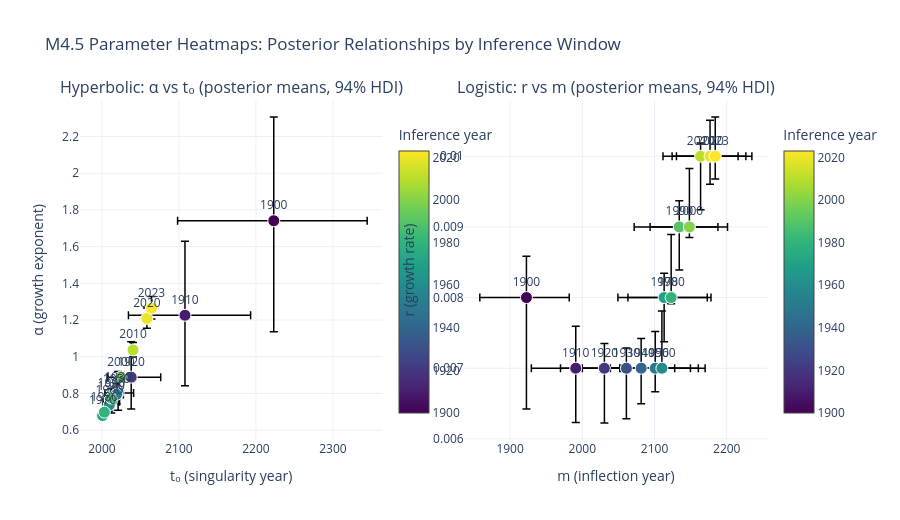

The cell this chart's notebook holds for it:
### Markdown cell above
### M4.5 Parameter Heatmaps

Placeholder: visualize posterior relationships (for example, $\alpha$ versus $t_0$) and corresponding logistic parameter interactions.

### Code cell
def plot_parameter_heatmap(
    logistic_idatas: Dict[int, az.InferenceData],
    hyperbolic_rolling_results: pd.DataFrame,
) -> go.Figure:
    """
    Visualize posterior parameter relationships for both models.

    Left: Hyperbolic α vs t0 scatter from rolling windows (posterior means + HDI bars).
      Right: Logistic r vs m_norm scatter from NUTS windows (posterior means + HDI bars).
    """
    hyp = hyperbolic_rolling_results.loc[
        hyperbolic_rolling_results["hdi_available"]
    ].sort_values("inference_year")

    log_rows = []
    for year, idata in logistic_idatas.items():
        try:
            vars_ = list(idata.posterior.data_vars)
            def _rv(name: str) -> str:
                if name in vars_:
                    return name
                matches = [v for v in vars_ if v.endswith(f"::{name}")]
                return matches[0] if matches else name

            r_var, m_norm_var = _rv("r"), _rv("m_norm")
            s = az.summary(idata, var_names=[r_var, m_norm_var], kind="stats")
            r_hdi = az.hdi(idata, var_names=[r_var], hdi_prob=0.94)[r_var].values
            m_norm_hdi = az.hdi(idata, var_names=[m_norm_var], hdi_prob=0.94)[m_norm_var].values
            log_rows.append({
                "inference_year": int(year),
                "r": float(s.loc[r_var, "mean"]),
                "r_lower": float(r_hdi[0]), "r_upper": float(r_hdi[1]),
                "m_norm": float(s.loc[m_norm_var, "mean"]),
                "m_norm_lower": float(m_norm_hdi[0]), "m_norm_upper": float(m_norm_hdi[1]),
            })
        except Exception:
            pass

    log_df = pd.DataFrame(log_rows).sort_values("inference_year")

    from plotly.subplots import make_subplots
    fig = make_subplots(
        rows=1, cols=2,
        subplot_titles=(
            "Hyperbolic: α vs t₀ (posterior means, 94% HDI)",
            "Logistic: r vs m_norm (posterior means, 94% HDI)",
        ),
        horizontal_spacing=0.12,
    )

    colorscale = "Viridis"

    # --- Panel 1: Hyperbolic α vs t0 ---
    if not hyp.empty:
        fig.add_trace(go.Scatter(
            x=hyp["t0"],
            y=hyp["alpha"],
            mode="markers+text",
            marker=dict(
                size=12,
                color=hyp["inference_year"],
                colorscale=colorscale,
                showscale=True,
                colorbar=dict(title="Inference year", x=0.45, len=0.9),
                line=dict(width=1, color="white"),
            ),
            text=hyp["inference_year"].astype(str),
            textposition="top center",
            error_x=dict(
                type="data",
                symmetric=False,
                array=(hyp["t0_upper"] - hyp["t0"]).tolist(),
                arrayminus=(hyp["t0"] - hyp["t0_lower"]).tolist(),
                thickness=1.5, width=4,
            ),
            error_y=dict(
                type="data",
                symmetric=False,
                array=(hyp["alpha_upper"] - hyp["alpha"]).tolist(),
                arrayminus=(hyp["alpha"] - hyp["alpha_lower"]).tolist(),
                thickness=1.5, width=4,
            ),
            name="Hyperbolic windows",
            hovertemplate=(
                "Year: %{text}<br>t0: %{x:.1f}<br>α: %{y:.3f}<extra></extra>"
            ),
        ), row=1, col=1)
        fig.update_xaxes(title_text="t₀ (singularity year)", row=1, col=1)
        fig.update_yaxes(title_text="α (growth exponent)", row=1, col=1)

    # --- Panel 2: Logistic r vs m_norm ---
    if not log_df.empty:
        fig.add_trace(go.Scatter(
            x=log_df["m_norm"],
            y=log_df["r"],
            mode="markers+text",
            marker=dict(
                size=12,
                color=log_df["inference_year"],
                colorscale=colorscale,
                showscale=True,
                colorbar=dict(title="Inference year", x=1.01, len=0.9),
                line=dict(width=1, color="white"),
            ),
            text=log_df["inference_year"].astype(str),
            textposition="top center",
            error_x=dict(
                type="data",
                symmetric=False,
                array=(log_df["m_norm_upper"] - log_df["m_norm"]).tolist(),
                arrayminus=(log_df["m_norm"] - log_df["m_norm_lower"]).tolist(),
                thickness=1.5, width=4,
            ),
            error_y=dict(
                type="data",
                symmetric=False,
                array=(log_df["r_upper"] - log_df["r"]).tolist(),
                arrayminus=(log_df["r"] - log_df["r_lower"]).tolist(),
                thickness=1.5, width=4,
            ),
            name="Logistic windows",
            hovertemplate=(
                "Year: %{text}<br>m_norm: %{x:.3f}<br>r: %{y:.3f}<extra></extra>"
            ),
        ), row=1, col=2)
        fig.update_xaxes(title_text="m_norm (normalized inflection point [0,1])", row=1, col=2)
        fig.update_yaxes(title_text="r (growth rate, per unit norm. time)", row=1, col=2)

    fig.update_layout(
        title="M4.5 Parameter Heatmaps: Posterior Relationships by Inference Window",
        template="plotly_white",
        height=520,
        showlegend=False,
    )
    return fig


param_heatmap_fig = plot_parameter_heatmap(logistic_idatas, rolling_results_qc)
param_heatmap_fig.show()
print("✓ Parameter heatmaps rendered")

### Figure 1 — Plotly figure (JSON) as saved in the notebook; plotly's stock layout.template omitted (floating-point values rounded to 4 significant figures)
{"data": [{"error_x": {"array": [121.3, 85.24, 38.32, 20.1, 10.82, 8.919, 5.069, 2.548, 1.49, 1.497, 2.062, 3.063, 4.433, 5.192], "arrayminus": [124.9, 73.41, 30.31, 17.16, 10.71, 7.93, 4.534, 2.558, 1.506, 1.557, 2.246, 3.219, 4.655, 4.706], "symmetric": false, "thickness": 1.5, "type": "data", "width": 4}, "error_y": {"array": [0.5653, 0.403, 0.1928, 0.1166, 0.07141, 0.05838, 0.03668, 0.02355, 0.01624, 0.01806, 0.02501, 0.04042, 0.0572, 0.0639], "arrayminus": [0.6041, 0.384, 0.1736, 0.09454, 0.06103, 0.05142, 0.0331, 0.02092, 0.01489, 0.01666, 0.02765, 0.03809, 0.05372, 0.05924], "symmetric": false, "thickness": 1.5, "type": "data", "width": 4}, "hovertemplate": "Year: %{text}<br>t0: %{x:.1f}<br>α: %{y:.3f}<extra></extra>", "marker": {"color": [1900, 1910, 1920, 1930, 1940, 1950, 1960, 1970, 1980, 1990, 2000, 2010, 2020, 2023], "colorbar": {"len": 0.9, "title": {"text": "Inference year"}, "x": 0.45}, "colorscale": [[0, "#440154"], [0.1111, "#482878"], [0.2222, "#3e4989"], [0.3333, "#31688e"], [0.4444, "#26828e"], [0.5556, "#1f9e89"], [0.6667, "#35b779"], [0.7778, "#6ece58"], [0.8889, "#b5de2b"], [1, "#fde725"]], "line": {"color": "white", "width": 1}, "showscale": true, "size": 12}, "mode": "markers+text", "name": "Hyperbolic windows", "text": ["1900", "1910", "1920", "1930", "1940", "1950", "1960", "1970", "1980", "1990", "2000", "2010", "2020", "2023"], "textposition": "top center", "type": "scatter", "x": [2223.0, 2108.0, 2038.0, 2021.0, 2012.0, 2019.0, 2010.0, 2001.0, 2003.0, 2012.0, 2025.0, 2040.0, 2058.0, 2064.0], "xaxis": "x", "y": [1.741, 1.226, 0.889, 0.803, 0.755, 0.795, 0.737, 0.68, 0.698, 0.775, 0.889, 1.037, 1.209, 1.265], "yaxis": "y"}, {"error_x": {"array": [59.29, 62.79, 67.47, 66.88, 68.24, 59.69, 59.89, 59.77, 55.12, 53.5, 52.81, 51.94, 49.62, 50.75], "arrayminus": [64.53, 61.49, 60.79, 60.97, 57.38, 62.1, 58.36, 63.99, 59.85, 62.46, 54.41, 52.06, 52.55, 53.71], "symmetric": false, "thickness": 1.5, "type": "data", "width": 4}, "error_y": {"array": [0.0005834, 0.0005957, 0.0003502, 0.0002879, 0.0004208, 0.0005201, 0.0008089, 0.0003459, 0.0008923, 0.000372, 0.000828, 0.0001895, 0.0005102, 0.0005558], "arrayminus": [0.001579, 0.0007693, 0.0007753, 0.0007144, 0.0005012, 0.0003312, 3.273e-05, 0.0006259, 8.704e-05, 0.0006083, 0.0001505, 0.0007578, 0.0003954, 0.0003205], "symmetric": false, "thickness": 1.5, "type": "data", "width": 4}, "hovertemplate": "Year: %{text}<br>m: %{x:.1f}<br>r: %{y:.5f}<extra></extra>", "marker": {"color": [1900, 1910, 1920, 1930, 1940, 1950, 1960, 1970, 1980, 1990, 2000, 2010, 2020, 2023], "colorbar": {"len": 0.9, "title": {"text": "Inference year"}, "x": 1.01}, "colorscale": [[0, "#440154"], [0.1111, "#482878"], [0.2222, "#3e4989"], [0.3333, "#31688e"], [0.4444, "#26828e"], [0.5556, "#1f9e89"], [0.6667, "#35b779"], [0.7778, "#6ece58"], [0.8889, "#b5de2b"], [1, "#fde725"]], "line": {"color": "white", "width": 1}, "showscale": true, "size": 12}, "mode": "markers+text", "name": "Logistic windows", "text": ["1900", "1910", "1920", "1930", "1940", "1950", "1960", "1970", "1980", "1990", "2000", "2010", "2020", "2023"], "textposition": "top center", "type": "scatter", "x": [1923.0, 1991.0, 2031.0, 2061.0, 2081.0, 2101.0, 2110.0, 2113.0, 2123.0, 2134.0, 2148.0, 2164.0, 2177.0, 2184.0], "xaxis": "x2", "y": [0.008, 0.007, 0.007, 0.007, 0.007, 0.007, 0.007, 0.008, 0.008, 0.009, 0.009, 0.01, 0.01, 0.01], "yaxis": "y2"}], "layout": {"annotations": [{"font": {"size": 16}, "showarrow": false, "text": "Hyperbolic: α vs t₀ (posterior means, 94% HDI)", "x": 0.22, "xanchor": "center", "xref": "paper", "y": 1, "yanchor": "bottom", "yref": "paper"}, {"font": {"size": 16}, "showarrow": false, "text": "Logistic: r vs m (posterior means, 94% HDI)", "x": 0.78, "xanchor": "center", "xref": "paper", "y": 1, "yanchor": "bottom", "yref": "paper"}], "height": 520, "showlegend": false, "title": {"text": "M4.5 Parameter Heatmaps: Posterior Relationships by Inference Window"}, "xaxis": {"anchor": "y", "domain": [0, 0.44], "title": {"text": "t₀ (singularity year)"}}, "xaxis2": {"anchor": "y2", "domain": [0.56, 1], "title": {"text": "m (inflection year)"}}, "yaxis": {"anchor": "x", "domain": [0, 1], "title": {"text": "α (growth exponent)"}}, "yaxis2": {"anchor": "x2", "domain": [0, 1], "title": {"text": "r (growth rate)"}}}}
